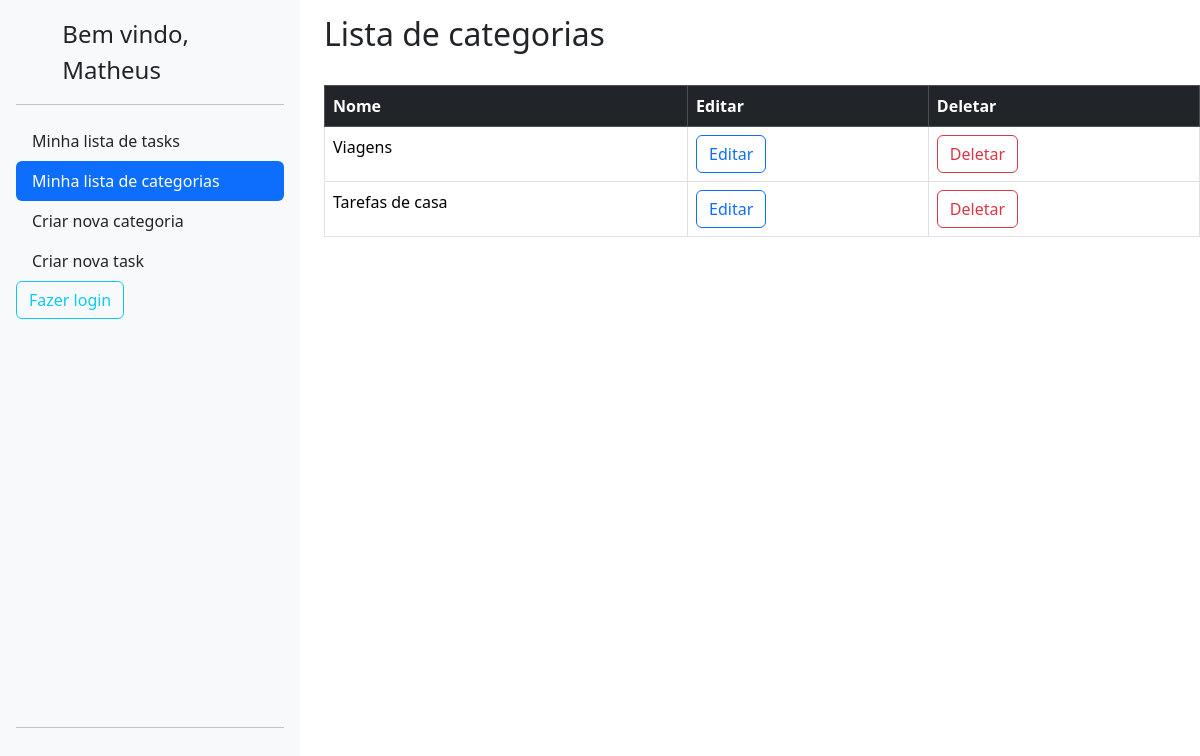
The page /category/ (signed in) on the database as committed earlier.
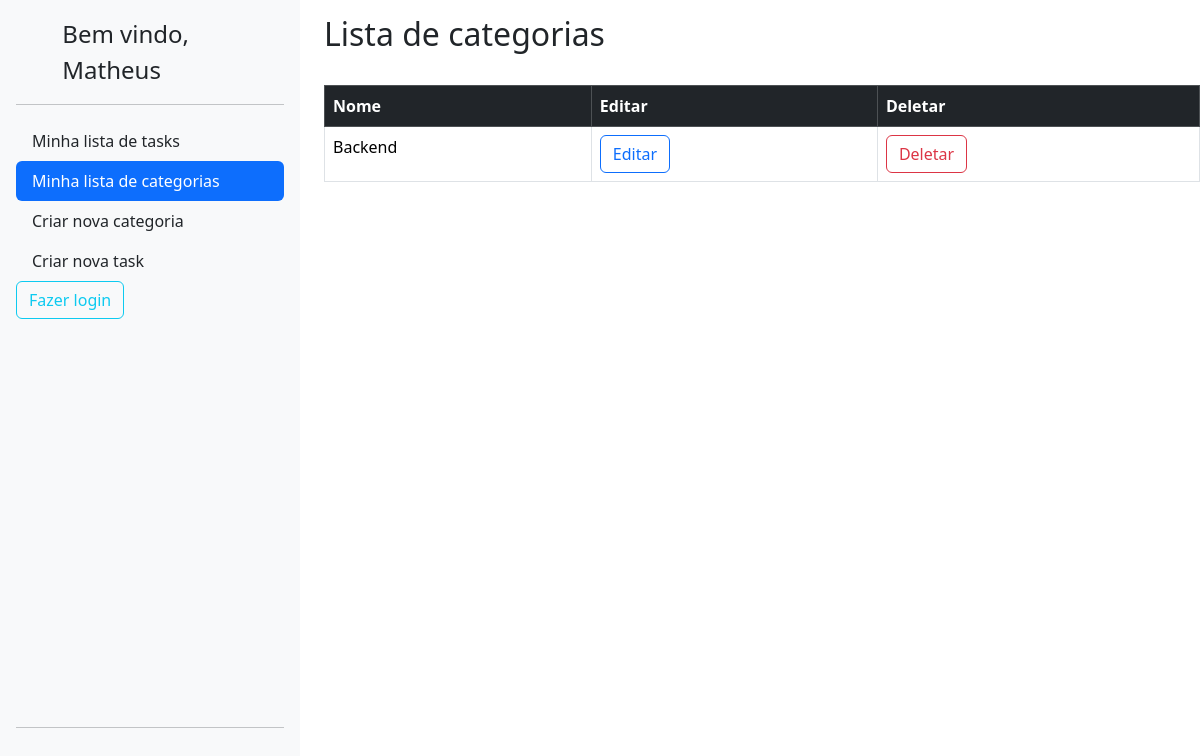
The same page on the database as committed later.
### lizetest/category/models.py (models this page shows, shortened)
class Category(BaseModel):
    name = models.CharField(max_length=255)
    author = models.ForeignKey(User,on_delete=models.CASCADE,blank=True)

### lizetest/category/views.py (the view)
# urls.py: path('', CategoryListView.as_view(), name='category_list'),
class CategoryListView(ListView,BaseViews):
    model = Category
    template_name = 'category_list.html'
    context_object_name = 'categorias'
    def get_queryset(self):
        return Category.objects.filter(author=self.request.user)

### lizetest/accounts/models.py (called while the page is built)
	def __str__(self):
		return self.name or self.username or self.email

### lizetest/core/models.py (called while the page is built)
    def dispatch(self, request, *args, **kwargs):
        if not request.user.is_authenticated:
            return redirect('accounts:login')
        return super().dispatch(request, *args, **kwargs)

### lizetest/category/templates/category_list.html (shortened to what this page needs)
{% extends 'base.html' %}
  {% block content %}
  <div class="row">
    <div class="col-auto">
      {% include 'sidebar.html' %}
    </div>
    <div class="col">
      <h2 style="padding-top: 15px;">Lista de categorias</h2><br>
      <table class="table table-bordered">
        <thead>
          <tr class="table-dark">
            <th scope="col">Nome</th>
            <th scope="col">Editar</th>
            <th scope="col">Deletar</th>
          </tr>
        </thead>
        <tbody>
          {% for categoria in categorias %}
          <tr>
            <td>{{categoria.name}}</td>
            <td>
              <a href="{% url 'category:category_edit' pk=categoria.pk %}">
                <button type="button" class="btn btn-outline-primary">Editar</button>
              </a>
            </td>
            <td><a href="{% url 'category:category_delete' pk=categoria.pk %}">
              <button type="button" class="btn btn-outline-danger">Deletar</button>
            </a>
          </td>
          </tr>
          {% endfor %}
        </tbody>
      </table>
      {% endblock %}

Rows that differ between the two databases and show on the page:
removed Category: name "Viagens"
removed Category: name "Tarefas de casa"
added Category: name "Backend"
